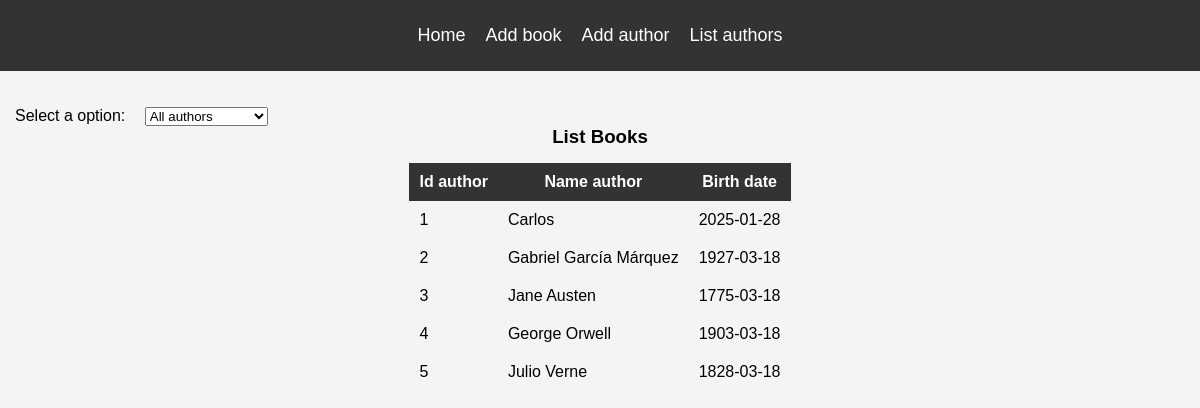
The page /list_author on the database as committed earlier.
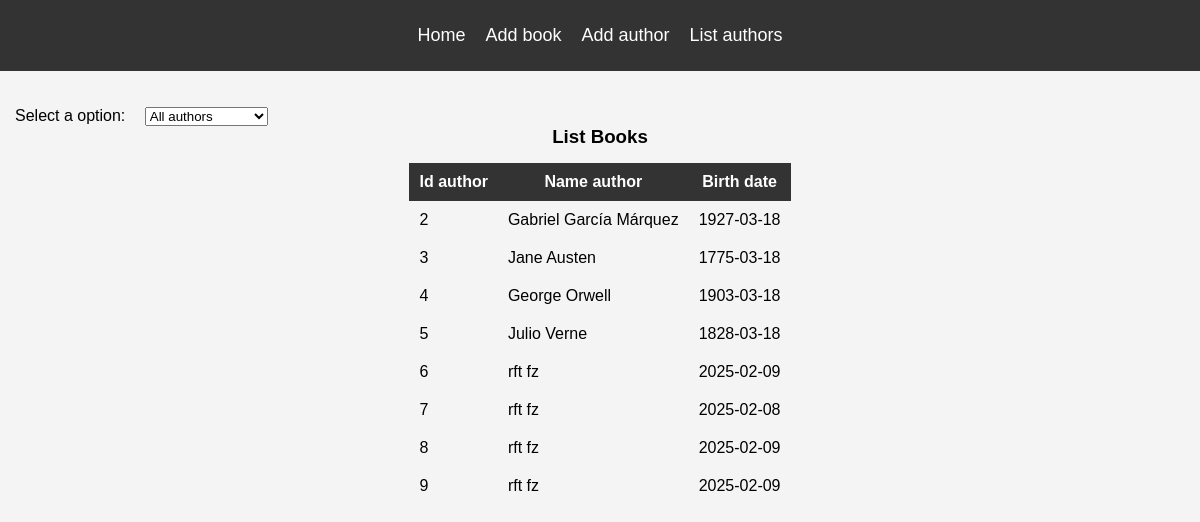
The same page on the database as committed later.
### data_models.py (models this page shows, shortened)
class Author(db.Model):
    id = db.Column(db.Integer, primary_key=True, autoincrement=True)
    name = db.Column(db.String(50))
    birth_date = db.Column(db.String(20))
    date_of_death = db.Column(db.String(20))

### app.py (the view)
@app.route('/list_author', methods=['GET', 'POST'])
def list_authors():
    selected_filter = request.form.get("filter", "all_authors")
    authors = db.session.query(Author).all()
    authors_without_books = db.session.query(Author).outerjoin(Book).filter(Book.id.is_(None)).all()
    return render_template('list_author.html', authors_without_books=authors_without_books,
                           authors=authors, selected_filter=selected_filter)

### templates/list_author.html (shortened to what this page needs)
<!DOCTYPE html>
<html lang="en">
  <head>
    <link rel="stylesheet" href="/static/style.css">
  </head>
  <body>
        <nav>
            <a href="/">Home</a>
            <a href="/add_book">Add book</a>
            <a href="/add_author">Add author</a>
            <a href="{{ url_for('list_authors') }}"> List authors </a>
        </nav><br><br>
<main>
        <form action="{{ url_for('list_authors') }}" method="POST">
            <label for="filter">Select a option: </label>
            <select name="filter" id="filter" onchange="this.form.submit()">
                <option value="all_authors" {% if selected_filter == "all_authors" %}selected{% endif %}> All authors </option>
            </select>
        </form>
        {% if selected_filter == "all_authors"%}
        <h3>List Books</h3>
        <div class="table_container">
            <table>
                <tr>
                    <th> Id author </th>
                    <th> Name author </th>
                    <th> Birth date </th>
                </tr>
                {% for author in authors %}
                <tr>
                    <td>{{ author.id }}</td>
                    <td>{{ author.name }}</td>
                    <td>{{ author.birth_date}}</td>
                </tr>
                {% endfor %}
            </table>
        </div>
            {% endif %}
</main>
  </body>
</html>

Rows that differ between the two databases and show on the page:
removed Author: id "1", name "Carlos", birth_date "2025-01-28"
added Author: id "6", name "rft fz", birth_date "2025-02-09"
added Author: id "7", name "rft fz", birth_date "2025-02-08"
added Author: id "8", name "rft fz", birth_date "2025-02-09"
added Author: id "9", name "rft fz", birth_date "2025-02-09"
